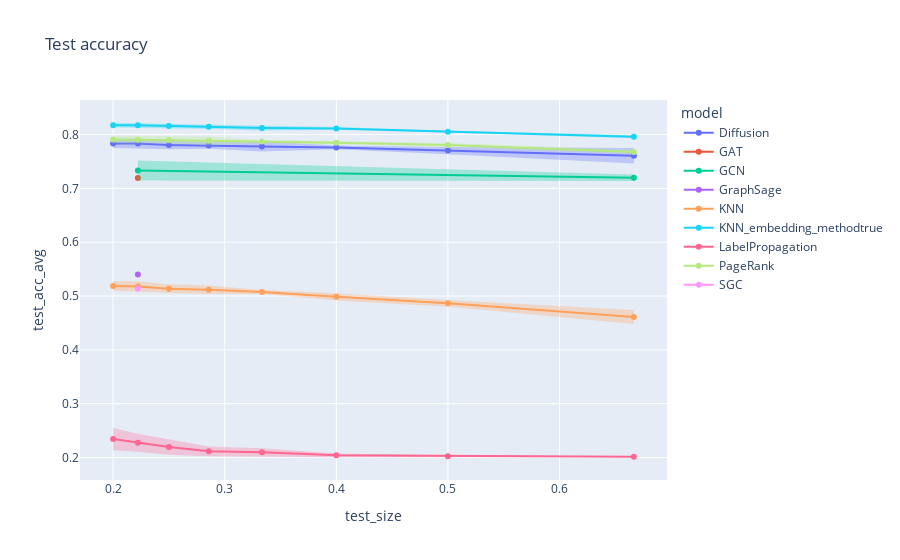

The cell this chart's notebook holds for it:
### Markdown cell above
`Wikivitals-fr`

### Code cell
# Compute average and standard deviation according to values of k
grouped = df_tot.groupby(['dataset', 'model', 'k', 'train_size', 'test_size'])[['train_acc', 'test_acc']].agg({'train_acc': ['mean', 'std'], 'test_acc': ['mean', 'std']}).reset_index()
grouped.columns = ['dataset', 'model', 'k', 'train_size', 'test_size', 'train_acc_avg', 'train_acc_std', 'test_acc_avg', 'test_acc_std', ]
grouped

# Test split
for error_y_mode in {'band'}:
    fig = line(
        data_frame = grouped[grouped['dataset']=='wikivitals-fr'],
        x = 'test_size',
        y = 'test_acc_avg',
        error_y = 'test_acc_std',
        error_y_mode = error_y_mode,
        color = 'model',
        title = f'Test accuracy',
        markers = '.',
    )
    fig.show()

### Figure 1 — Plotly figure (JSON) as saved in the notebook; plotly's stock layout.template omitted (floating-point values rounded to 4 significant figures)
{"data": [{"fill": "toself", "fillcolor": "rgba(99,110,250,.3)", "hoverinfo": "skip", "legendgroup": "Diffusion", "line": {"color": "rgba(255,255,255,0)"}, "showlegend": false, "type": "scatter", "x": [0.6667, 0.5, 0.4, 0.3333, 0.2857, 0.25, 0.2222, 0.2, 0.2, 0.2222, 0.25, 0.2857, 0.3333, 0.4, 0.5, 0.6667], "xaxis": "x", "y": [0.7749, 0.7769, 0.7796, 0.7877, 0.7859, 0.7889, 0.7926, 0.7918, 0.7751, 0.774, 0.7727, 0.7736, 0.7685, 0.7726, 0.7635, 0.7463], "yaxis": "y"}, {"hovertemplate": "model=Diffusion<br>test_size=%{x}<br>test_acc_avg=%{y}<extra></extra>", "legendgroup": "Diffusion", "line": {"color": "#636efa", "dash": "solid"}, "marker": {"symbol": "circle"}, "mode": "markers+lines", "name": "Diffusion", "orientation": "v", "showlegend": true, "type": "scatter", "x": [0.6667, 0.5, 0.4, 0.3333, 0.2857, 0.25, 0.2222, 0.2], "xaxis": "x", "y": [0.7606, 0.7702, 0.7761, 0.7781, 0.7798, 0.7808, 0.7833, 0.7835], "yaxis": "y"}, {"fill": "toself", "fillcolor": "rgba(239,85,59,.3)", "hoverinfo": "skip", "legendgroup": "GAT", "line": {"color": "rgba(255,255,255,0)"}, "showlegend": false, "type": "scatter", "x": [0.2222, 0.2222], "xaxis": "x", "y": [0.7289, 0.7094], "yaxis": "y"}, {"hovertemplate": "model=GAT<br>test_size=%{x}<br>test_acc_avg=%{y}<extra></extra>", "legendgroup": "GAT", "line": {"color": "#EF553B", "dash": "solid"}, "marker": {"symbol": "circle"}, "mode": "markers+lines", "name": "GAT", "orientation": "v", "showlegend": true, "type": "scatter", "x": [0.2222], "xaxis": "x", "y": [0.7192], "yaxis": "y"}, {"fill": "toself", "fillcolor": "rgba(0,204,150,.3)", "hoverinfo": "skip", "legendgroup": "GCN", "line": {"color": "rgba(255,255,255,0)"}, "showlegend": false, "type": "scatter", "x": [0.6667, 0.2222, 0.2222, 0.6667], "xaxis": "x", "y": [0.726, 0.7519, 0.7147, 0.7136], "yaxis": "y"}, {"hovertemplate": "model=GCN<br>test_size=%{x}<br>test_acc_avg=%{y}<extra></extra>", "legendgroup": "GCN", "line": {"color": "#00cc96", "dash": "solid"}, "marker": {"symbol": "circle"}, "mode": "markers+lines", "name": "GCN", "orientation": "v", "showlegend": true, "type": "scatter", "x": [0.6667, 0.2222], "xaxis": "x", "y": [0.7198, 0.7333], "yaxis": "y"}, {"fill": "toself", "fillcolor": "rgba(171,99,250,.3)", "hoverinfo": "skip", "legendgroup": "GraphSage", "line": {"color": "rgba(255,255,255,0)"}, "showlegend": false, "type": "scatter", "x": [0.2222, 0.2222], "xaxis": "x", "y": [0.5849, 0.4953], "yaxis": "y"}, {"hovertemplate": "model=GraphSage<br>test_size=%{x}<br>test_acc_avg=%{y}<extra></extra>", "legendgroup": "GraphSage", "line": {"color": "#ab63fa", "dash": "solid"}, "marker": {"symbol": "circle"}, "mode": "markers+lines", "name": "GraphSage", "orientation": "v", "showlegend": true, "type": "scatter", "x": [0.2222], "xaxis": "x", "y": [0.5401], "yaxis": "y"}, {"fill": "toself", "fillcolor": "rgba(255,161,90,.3)", "hoverinfo": "skip", "legendgroup": "KNN", "line": {"color": "rgba(255,255,255,0)"}, "showlegend": false, "type": "scatter", "x": [0.6667, 0.5, 0.4, 0.3333, 0.2857, 0.25, 0.2222, 0.2, 0.2, 0.2222, 0.25, 0.2857, 0.3333, 0.4, 0.5, 0.6667], "xaxis": "x", "y": [0.4742, 0.4926, 0.5052, 0.5114, 0.5196, 0.5218, 0.5274, 0.528, 0.5093, 0.5083, 0.5054, 0.504, 0.5039, 0.4918, 0.4802, 0.4478], "yaxis": "y"}, {"hovertemplate": "model=KNN<br>test_size=%{x}<br>test_acc_avg=%{y}<extra></extra>", "legendgroup": "KNN", "line": {"color": "#FFA15A", "dash": "solid"}, "marker": {"symbol": "circle"}, "mode": "markers+lines", "name": "KNN", "orientation": "v", "showlegend": true, "type": "scatter", "x": [0.6667, 0.5, 0.4, 0.3333, 0.2857, 0.25, 0.2222, 0.2], "xaxis": "x", "y": [0.461, 0.4864, 0.4985, 0.5076, 0.5118, 0.5136, 0.5178, 0.5187], "yaxis": "y"}, {"fill": "toself", "fillcolor": "rgba(25,211,243,.3)", "hoverinfo": "skip", "legendgroup": "KNN_embedding_methodtrue", "line": {"color": "rgba(255,255,255,0)"}, "showlegend": false, "type": "scatter", "x": [0.6667, 0.5, 0.4, 0.3333, 0.2857, 0.25, 0.2222, 0.2, 0.2, 0.2222, 0.25, 0.2857, 0.3333, 0.4, 0.5, 0.6667], "xaxis": "x", "y": [0.799, 0.8073, 0.8139, 0.8167, 0.8189, 0.8209, 0.822, 0.8218, 0.813, 0.8125, 0.8107, 0.8106, 0.8078, 0.8091, 0.8037, 0.7932], "yaxis": "y"}, {"hovertemplate": "model=KNN_embedding_methodtrue<br>test_size=%{x}<br>test_acc_avg=%{y}<extra></extra>", "legendgroup": "KNN_embedding_methodtrue", "line": {"color": "#19d3f3", "dash": "solid"}, "marker": {"symbol": "circle"}, "mode": "markers+lines", "name": "KNN_embedding_methodtrue", "orientation": "v", "showlegend": true, "type": "scatter", "x": [0.6667, 0.5, 0.4, 0.3333, 0.2857, 0.25, 0.2222, 0.2], "xaxis": "x", "y": [0.7961, 0.8055, 0.8115, 0.8123, 0.8147, 0.8158, 0.8172, 0.8174], "yaxis": "y"}, {"fill": "toself", "fillcolor": "rgba(255,102,146,.3)", "hoverinfo": "skip", "legendgroup": "LabelPropagation", "line": {"color": "rgba(255,255,255,0)"}, "showlegend": false, "type": "scatter", "x": [0.6667, 0.5, 0.4, 0.3333, 0.2857, 0.25, 0.2222, 0.2, 0.2, 0.2222, 0.25, 0.2857, 0.3333, 0.4, 0.5, 0.6667], "xaxis": "x", "y": [0.2015, 0.204, 0.2074, 0.2173, 0.2204, 0.2341, 0.2439, 0.2548, 0.2135, 0.2104, 0.2051, 0.2024, 0.2017, 0.2004, 0.2005, 0.201], "yaxis": "y"}, {"hovertemplate": "model=LabelPropagation<br>test_size=%{x}<br>test_acc_avg=%{y}<extra></extra>", "legendgroup": "LabelPropagation", "line": {"color": "#FF6692", "dash": "solid"}, "marker": {"symbol": "circle"}, "mode": "markers+lines", "name": "LabelPropagation", "orientation": "v", "showlegend": true, "type": "scatter", "x": [0.6667, 0.5, 0.4, 0.3333, 0.2857, 0.25, 0.2222, 0.2], "xaxis": "x", "y": [0.2013, 0.2023, 0.2039, 0.2095, 0.2114, 0.2196, 0.2271, 0.2341], "yaxis": "y"}, {"fill": "toself", "fillcolor": "rgba(182,232,128,.3)", "hoverinfo": "skip", "legendgroup": "PageRank", "line": {"color": "rgba(255,255,255,0)"}, "showlegend": false, "type": "scatter", "x": [0.6667, 0.5, 0.4, 0.3333, 0.2857, 0.25, 0.2222, 0.2, 0.2, 0.2222, 0.25, 0.2857, 0.3333, 0.4, 0.5, 0.6667], "xaxis": "x", "y": [0.7718, 0.7842, 0.7879, 0.7903, 0.7965, 0.7967, 0.7968, 0.7976, 0.7839, 0.7842, 0.7836, 0.7802, 0.7841, 0.7815, 0.7775, 0.7634], "yaxis": "y"}, {"hovertemplate": "model=PageRank<br>test_size=%{x}<br>test_acc_avg=%{y}<extra></extra>", "legendgroup": "PageRank", "line": {"color": "#B6E880", "dash": "solid"}, "marker": {"symbol": "circle"}, "mode": "markers+lines", "name": "PageRank", "orientation": "v", "showlegend": true, "type": "scatter", "x": [0.6667, 0.5, 0.4, 0.3333, 0.2857, 0.25, 0.2222, 0.2], "xaxis": "x", "y": [0.7676, 0.7808, 0.7847, 0.7872, 0.7883, 0.7901, 0.7905, 0.7907], "yaxis": "y"}, {"fill": "toself", "fillcolor": "rgba(255,151,255,.3)", "hoverinfo": "skip", "legendgroup": "SGC", "line": {"color": "rgba(255,255,255,0)"}, "showlegend": false, "type": "scatter", "x": [0.2222, 0.2222], "xaxis": "x", "y": [0.5536, 0.4742], "yaxis": "y"}, {"hovertemplate": "model=SGC<br>test_size=%{x}<br>test_acc_avg=%{y}<extra></extra>", "legendgroup": "SGC", "line": {"color": "#FF97FF", "dash": "solid"}, "marker": {"symbol": "circle"}, "mode": "markers+lines", "name": "SGC", "orientation": "v", "showlegend": true, "type": "scatter", "x": [0.2222], "xaxis": "x", "y": [0.5139], "yaxis": "y"}], "layout": {"legend": {"title": {"text": "model"}, "tracegroupgap": 0}, "title": {"text": "Test accuracy"}, "xaxis": {"anchor": "y", "domain": [0, 1], "title": {"text": "test_size"}}, "yaxis": {"anchor": "x", "domain": [0, 1], "title": {"text": "test_acc_avg"}}}}
